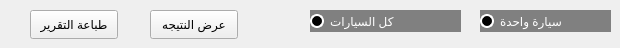
     <widget class="QWidget" name="tab_13">
      <attribute name="title">
       <string>التراخيص</string>
      </attribute>
      <widget class="QPushButton" name="pushButton_7">
       <property name="geometry">
        <rect>
         <x>150</x>
         <y>10</y>
         <width>88</width>
         <height>29</height>
        </rect>
       </property>
       <property name="text">
        <string>عرض النتيجه</string>
       </property>
      </widget>
      <widget class="QPushButton" name="pushButton_8">
       <property name="geometry">
        <rect>
         <x>30</x>
         <y>10</y>
         <width>88</width>
         <height>29</height>
        </rect>
       </property>
       <property name="text">
        <string>طباعة التقرير</string>
       </property>
      </widget>
      <widget class="QRadioButton" name="radioButton_7">
       <property name="geometry">
        <rect>
         <x>310</x>
         <y>10</y>
         <width>151</width>
         <height>22</height>
        </rect>
       </property>
       <property name="styleSheet">
        <string notr="true">QRadioButton {
    background-color : gray;
	color : white
}

QRadioButton::indicator {
	width : 10px;
	height : 10px;
	border-radius : 7px;   
}

QRadioButton::indicator:unchecked {
    background-color : black;
    border: 2px solid white;
}

QRadioButton::indicator:checked {
	background-color : white;
    border: 2px solid white;
}
</string>
       </property>
       <property name="text">
        <string>كل السيارات</string>
       </property>
      </widget>
      <widget class="QRadioButton" name="radioButton_8">
       <property name="geometry">
        <rect>
         <x>480</x>
         <y>10</y>
         <width>131</width>
         <height>22</height>
        </rect>
       </property>
       <property name="styleSheet">
        <string notr="true">QRadioButton {
    background-color : gray;
	color : white
}

QRadioButton::indicator {
	width : 10px;
	height : 10px;
	border-radius : 7px;   
}

QRadioButton::indicator:unchecked {
    background-color : black;
    border: 2px solid white;
}

QRadioButton::indicator:checked {
	background-color : white;
    border: 2px solid white;
}
</string>
       </property>
       <property name="text">
        <string>سيارة واحدة</string>
       </property>
      </widget>
     </widget>
